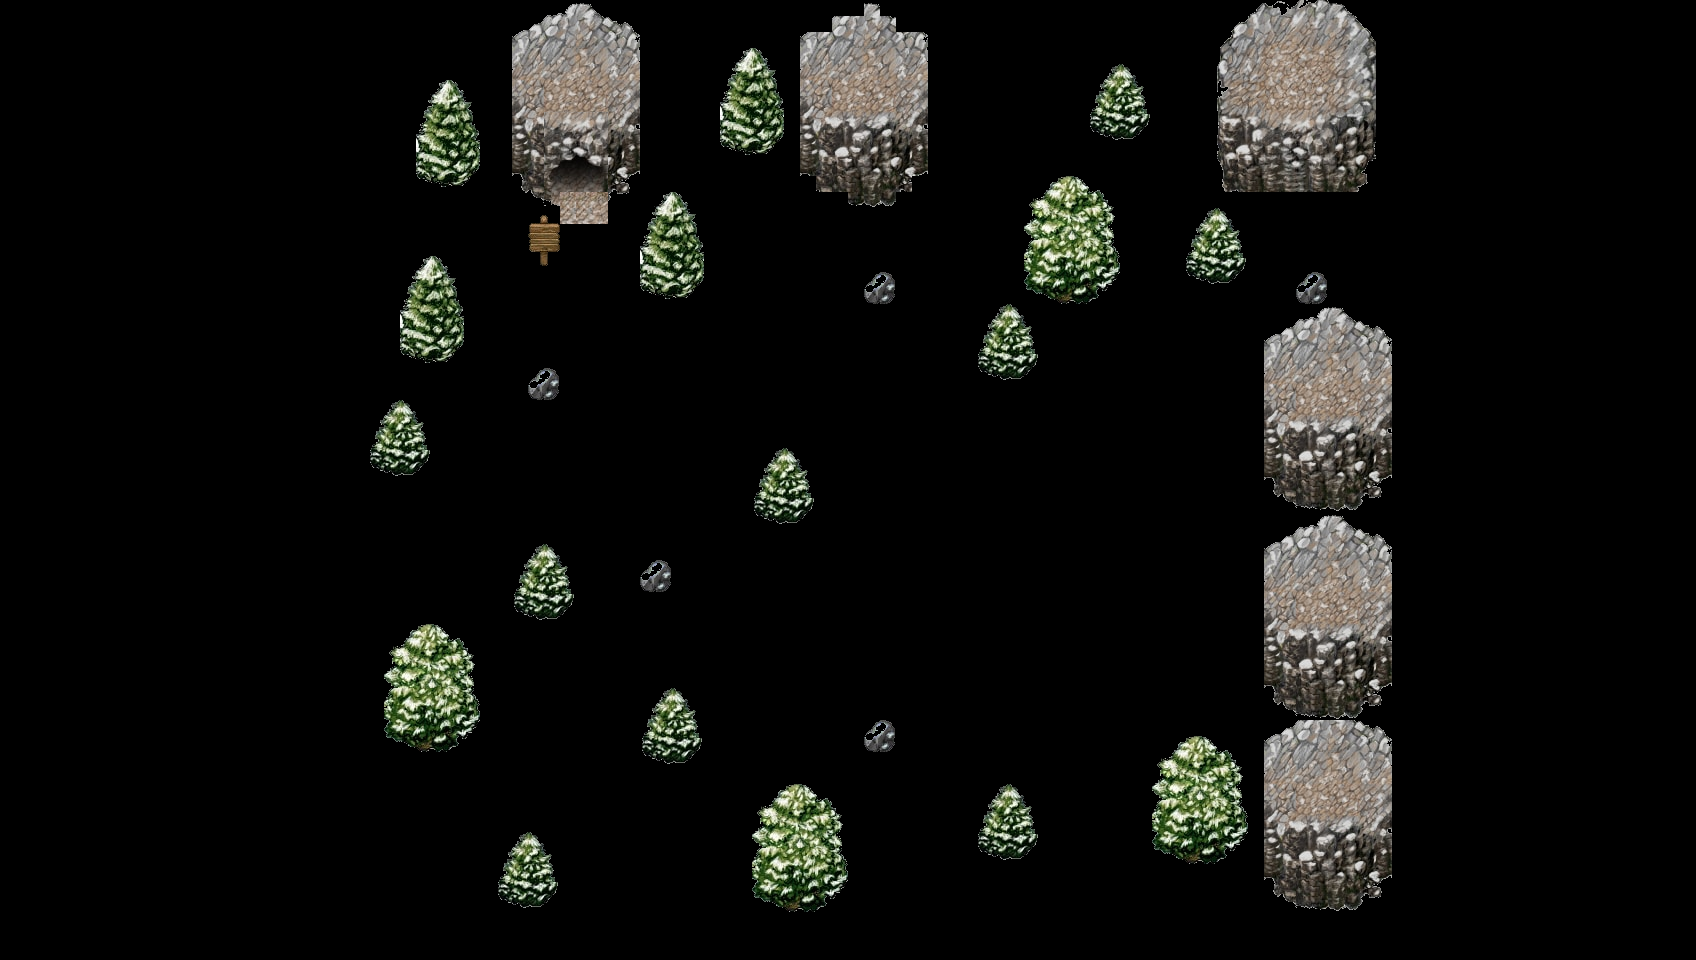

The image is a tile-based game level rendered from a .tmx file. Its description and source (layers, tilesets, objects; grid data summarised) follow:
An orthogonal 106x60 tile map with 16x16 px tiles, 2 tile layers (Tilemap, arvores).

<map version="1.0" tiledversion="1.1.5" orientation="orthogonal" renderorder="right-down" width="106" height="60" tilewidth="16" tileheight="16" infinite="0" nextobjectid="1">
 <tileset firstgid="1" source="snowWIP.tsx" />
 <layer name="Tilemap" width="106" height="60">
  <data>[6360 cells, 86 non-empty, 86 distinct tile ids]</data>
 </layer>
 <layer name="arvores" width="106" height="60">
  <data>[6360 cells, 1051 non-empty, 357 distinct tile ids]</data>
 </layer>
</map>